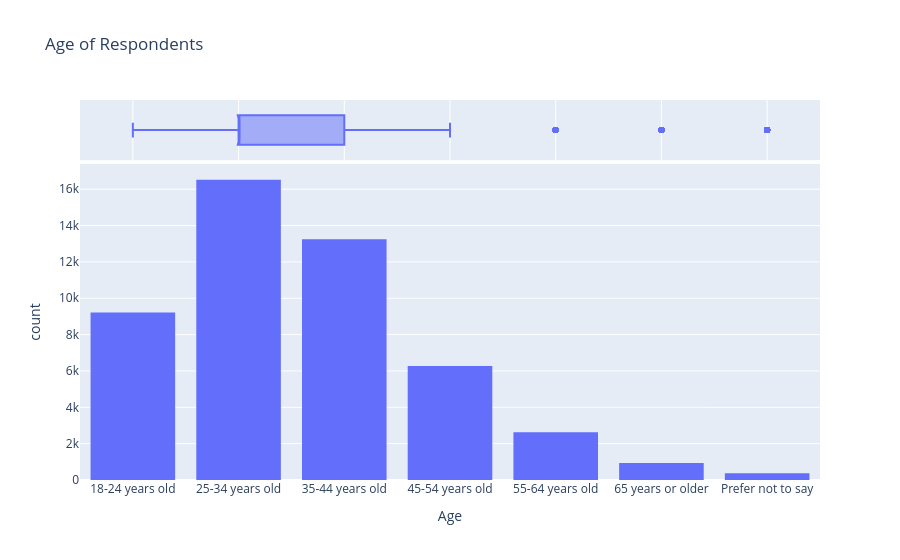

Here is the notebook cell this chart was saved with:
### Markdown cell above
### Age

The distribution of respondents' age is another crucial factor to look at. We can use a histogram and box plot to visualize its distribution.

### Code cell
px.histogram(survey_df.sort_values('Age'), x="Age", marginal="box", title='Age of Respondents')

### Figure 1 — Plotly figure (JSON) as saved in the notebook; plotly's stock layout.template omitted (floating-point values rounded to 4 significant figures; data arrays with more than 128 entries replaced by an {"elided": "..."} marker saying what was removed)
{"data": [{"bingroup": "x", "hovertemplate": "Age=%{x}<br>count=%{y}<extra></extra>", "legendgroup": "", "marker": {"color": "#636efa", "pattern": {"shape": ""}}, "name": "", "orientation": "v", "showlegend": false, "type": "histogram", "x": {"elided": "49191 str values"}, "xaxis": "x", "yaxis": "y"}, {"hovertemplate": "Age=%{x}<extra></extra>", "legendgroup": "", "marker": {"color": "#636efa"}, "name": "", "notched": true, "showlegend": false, "type": "box", "x": {"elided": "49191 str values"}, "xaxis": "x2", "yaxis": "y2"}], "layout": {"barmode": "relative", "legend": {"tracegroupgap": 0}, "title": {"text": "Age of Respondents"}, "xaxis": {"anchor": "y", "domain": [0, 1], "title": {"text": "Age"}}, "xaxis2": {"anchor": "y2", "domain": [0, 1], "matches": "x", "showgrid": true, "showticklabels": false}, "yaxis": {"anchor": "x", "domain": [0, 0.8316], "title": {"text": "count"}}, "yaxis2": {"anchor": "x2", "domain": [0.8416, 1], "matches": "y2", "showgrid": false, "showline": false, "showticklabels": false, "ticks": ""}}}
